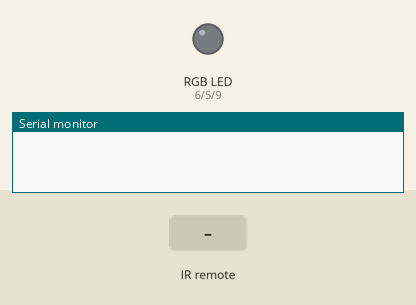
Recording of a sketch running on a simulated Arduino Uno, built with avr-gcc and run on an emulated ATmega328P. Parts: an RGB LED mixed from three pins (HIGH = lit), the last lines printed to the serial monitor. The inputs (shaded band) are chosen by the test bench.

Above: at 1.2 s.
1.3 s: infrared code 0xF4240 received
At 2.0 s:
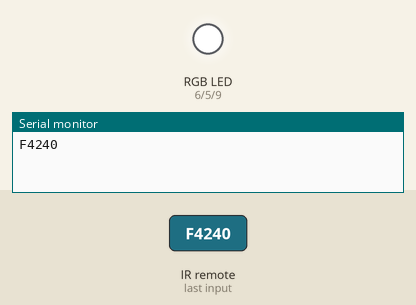
Timing chart, 0 to 4.3 s (numbered marks = the images above; inputs shaded):
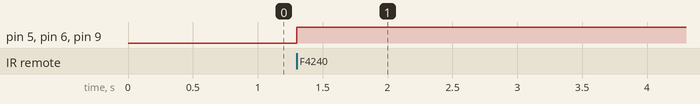

The sketch:

tocklightbar.ino
```cpp
#include <IRremote.h>
#include "color_constants.h"

//#define DEBUG
#define REDPIN 6
#define GREENPIN 5
#define BLUEPIN 9

#define REDINPIN A0
#define GREENINPIN A1
#define BLUEINPIN A2

#define IRDIODEPIN 11
#define MICROSECONDSINSECOND 1000000

IRrecv irrecv(IRDIODEPIN);
decode_results results; // This will store our IR received codes
uint32_t irCode;

boolean stripIsOn;
uint32_t IRCode;

void setup() {
  pinMode(REDPIN, OUTPUT);
  pinMode(GREENPIN, OUTPUT);
  pinMode(BLUEPIN, OUTPUT);
  Serial.begin(9600);
  irrecv.enableIRIn();
}
boolean isOn = false;
void loop() {

  if (irrecv.decode(&results))
  {
    uint16_t resultCode = (results.value & 0xFFFF);
    //decode caps out at 32bits
    //break the bytes out of this
    IRCode = (results.value & 0xFFFFFFF);
    Serial.println(IRCode,HEX);
    irrecv.resume(); // Receive the next value
    if(isOn){
      setColor(BLACK);
      isOn = false;
    }
    else{
      setColor(COOLWHITE);
      isOn = true;
    }
  }
}

//Execute series of fades with given speeds. Does size-1 fades
//In C, array parameters are passed by reference. Because of this, we only have a pointer to the first element, not the size. We need to pass it manually.
void runSequenceOfFades(RGB colors[], float speeds[], size_t size){
 for( int i = 0; i < size-1; i++){
  fadeBetweenColors(colors[i], colors[i+1],speeds[i]);
 }

}

//Blocking function that fades colors.
void fadeBetweenColors(RGB initialColor, RGB targetColor, float seconds){
  long loopDelayInMicroseconds = (seconds * MICROSECONDSINSECOND)/256;
  #ifdef DEBUG
  Serial.println(loopDelayInMicroseconds);
  Serial.println(loopDelayInMicroseconds/256);
  #endif
  float rFadeIncrement = (float)(targetColor.r - initialColor.r)/255;
  float gFadeIncrement = (float)(targetColor.g - initialColor.g)/255;
  float bFadeIncrement = (float)(targetColor.b - initialColor.b)/255;

  //For debugging
  //Note how we need to cast to an int (uint8_t will not work). Not entirely sure why.
  //Serial.println("RGB Increments:");Serial.print(rFadeIncrement);Serial.print(" ");Serial.print(gFadeIncrement);Serial.print(" ");Serial.print(bFadeIncrement);Serial.println(" ");

  byte tempR, tempG, tempB;

  //We get at most 255 discrete steps because analogWrite has limited resolution
  //This means, in the extreme case, we step each value by one per iteration
  //There is no use in stepping in smaller increments as analogWrite is not capable of outputing with any more granularity
  //In the situation of the smallest possible delta, 1, the loop still executes 256 times, eventually adding 1 in the last interation
  for(int i=0; i<=255; i++){
     tempR = i*rFadeIncrement + initialColor.r;
     tempG = i*gFadeIncrement + initialColor.g;
     tempB = i*bFadeIncrement + initialColor.b;
     setColor(tempR,tempG,tempB);
     delayMicroseconds(loopDelayInMicroseconds);
  }
}

//Sets the state for the color pins
void setColor (byte r, byte g, byte b){
  analogWrite(REDPIN, r);
  analogWrite(GREENPIN, g);
  analogWrite(BLUEPIN, b);

  #ifdef DEBUG
  Serial.print(r);Serial.print(" ");Serial.print(g);Serial.print(" ");Serial.print(b);Serial.println(" ");
  #endif
}

//With the relative brightnesses of the LEDS in mind, remap full white to the calibrated WHITE constant.
//Pretty accurately predicts mixes calibrated by eye.
//Unfortunately, the brightness curve of the LEDs is not linear, so simple mapping will not work.
void perceptualSetColor (byte r, byte g, byte b){
  byte perceptualR = map(r, 0, 255, 0, (int)WHITE.r);
  byte perceptualG = map(g, 0, 255, 0, (int)WHITE.g);
  byte perceptualB = map(b, 0, 255, 0, (int)WHITE.b);
  setColor(perceptualR,perceptualG,perceptualB);

  //Heads up: Serial.print slows the loop way down. Won't reflect accurate timing
  #ifdef DEBUG
  Serial.print(perceptualR);Serial.print(" ");Serial.print(perceptualG);Serial.print(" ");Serial.print(perceptualB);Serial.println(" ");
  #endif
}

void setColor (RGB color){
  setColor((uint8_t)color.r,(uint8_t)color.g,(uint8_t)color.b);
}

void setColorFromAnalogIn(){
  byte r = map(analogRead(REDINPIN),  0, 1023, 0, 255);
  byte g = map(analogRead(GREENINPIN),0, 1023, 0, 255);
  byte b = map(analogRead(BLUEINPIN), 0, 1023, 0, 255);
  setColor(r,g,b);
}
```

color_constants.h
```cpp
//Colors are three byte values, RGB. Structs are a C level feature; byte is not a valid type, so we have to use char
struct color {
  char r;
  char g;
  char b;
};
//Shorthand that makes "RGB" the equivalent of "struct color"
typedef struct color RGB;
//Some of the perceptual problems seem to stem from the fact that the Green LED is much brighter than the red or the blue. Red is very dim.

//No indigo but you can spot it in the fade
static RGB RED = {255, 0, 0};
static RGB ORANGE  = {255, 13, 0}; // I know this seems ridiculous, but this is through trial and error
static RGB YELLOW = {255, 53, 0}; //At full red and green, the result is still strongly green. Have to turn down the green
static RGB GREEN = {0, 128, 0};
static RGB BLUE = {0, 0, 255};
static RGB VIOLET = {255, 0, 255}; //Red is too weak, has to be pulled up. Closer to a magenta

static RGB CYAN = {0, 255, 255}; //This works as you would expect because blue and green are pretty close in strength
static RGB MAGENTA = {0, 255, 32}; //Hottish pink

static RGB PINK = {255, 13, 14}; //Hottish pink

static RGB BLACK = {0, 0, 0};
static RGB WHITE = {255, 94, 68}; //Neutral white. This sums up the red-brightness problems.
static RGB COOLWHITE = {255, 255, 255}; //Pretty blue-green. Brightest color that can be displayed

static RGB rainbow[] = {
  RED,
  ORANGE,
  YELLOW,
  GREEN,
  BLUE,
  VIOLET
};

//static RGB wake[] = {
  //(RGB){1,0,0}, //Very dim red
  //(RGB){10,1,0}, //Dim orangish
  //(RGB){65,18,0} //Brighter yellow

//};
//static float wakeTimes[] = {
 // 3,
//  10,
//  20
//}
```

Measured:
- after the input at 1.3 s, pin 5 (GREENPIN), pin 6 (REDPIN), pin 9 (BLUEPIN): LOW → HIGH at once
